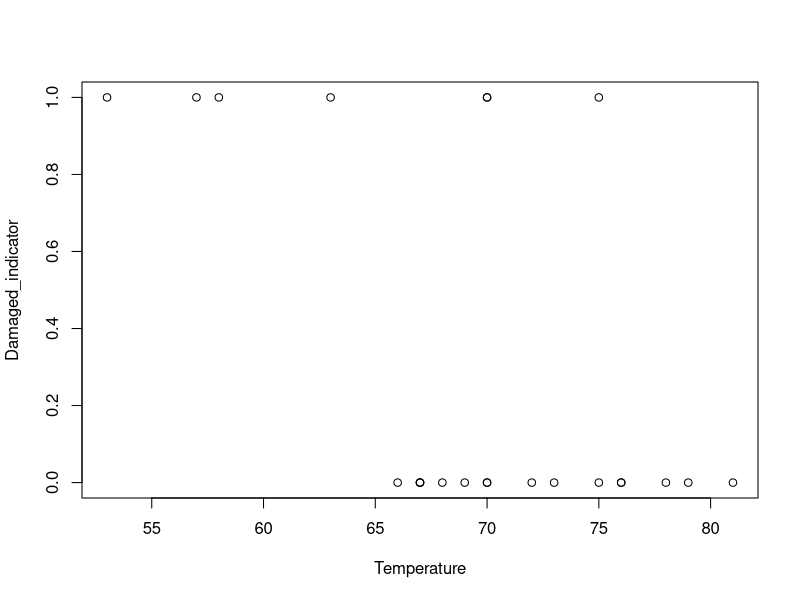
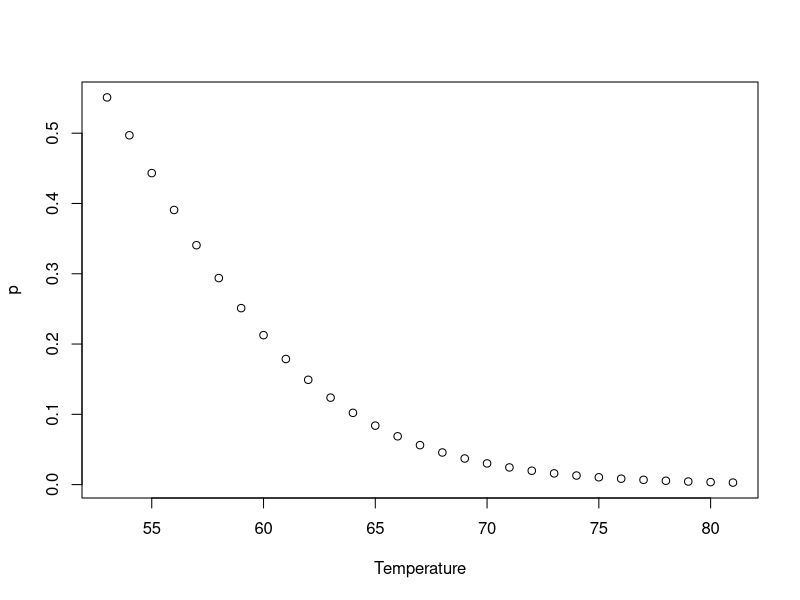
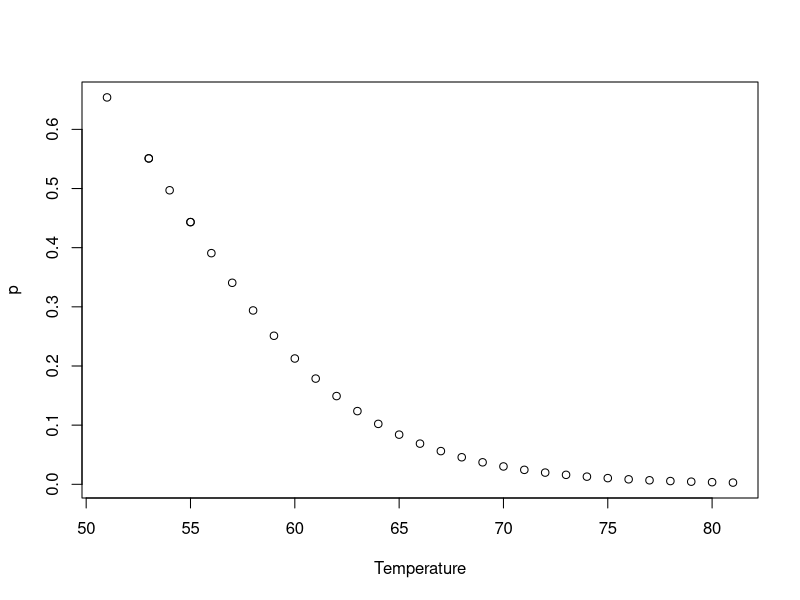

Generate these figures, in order, with R:
## ---- chunk 1
knitr::opts_chunk$set(
                      warning = FALSE, 
                      error = FALSE,
                      message = FALSE,
                      tidy = TRUE
                      #cache = TRUE
                      )
## ---- chunk 2
#create vector with all needed packages
load_packages <- c("prettydoc")

#see if we need to install any of them
install_load <- function(pkg){
  #CODE SOURCE: https://gist.github.com/stevenworthington/3178163
  new.pkg <- pkg[!(pkg %in% installed.packages()[, "Package"])]
  if (length(new.pkg)) 
    install.packages(new.pkg, dependencies = TRUE)
  sapply(pkg, require, character.only = TRUE, quietly = TRUE, warn.conflicts = FALSE)
}

#excute function and display the loaded packages
data.frame(t(t(install_load(load_packages))), fix.empty.names = FALSE)
## ---- chunk 3
eth <- 0
sex <- 1
lrn <- 1

yhat <- 18.93 - 9.11 * eth + 3.10 * sex + 2.15 * lrn

2 - yhat
## ---- chunk 4
var_ei <- 240.57
var_yi <- 264.17

(rsquared <- 1 - var_ei/var_yi)

n <- 146
k <- 3

(adj_rsquared <- 1 - var_ei/var_yi * (n - 1)/(n - k - 1))
## ---- chunk 5
Temperature <- c(53, 57, 58, 63, 66, 67, 67, 67, 68, 69, 70, 70, 70, 70, 72, 73, 75, 75, 76, 76, 78, 79, 81)
Damaged <-  c(5, 1, 1, 1, 0, 0, 0, 0, 0, 0, 1, 0, 1, 0, 0, 0, 0, 1, 0, 0, 0, 0, 0)

shuttles <- data.frame(Temperature, Damaged_indicator = as.integer(Damaged>0))

plot(shuttles)

## ---- chunk 6
Temperature <- seq(53, 81, 1)
oring_model <- function(Temperature)
{
  value <- 11.6630 - 0.2162 * Temperature
  p <- exp(value) / (1 + exp(value))
  return(p)
  }

temp_damage <- cbind(Temperature, p = oring_model(Temperature))
plot(temp_damage)
## ---- chunk 7

Temperature <- c(51, 53, 55)
(p <- oring_model(Temperature))

## ---- chunk 8
(temp_damage <- rbind(temp_damage, cbind(Temperature, p)))

plot(temp_damage)
## ---- chunk 9
var_ei <- 249.28
var_yi <- 332.57

1 - var_ei/var_yi

n <- 1236
k <- 6

1 - var_ei/var_yi * (n - 1)/(n - k - 1)

